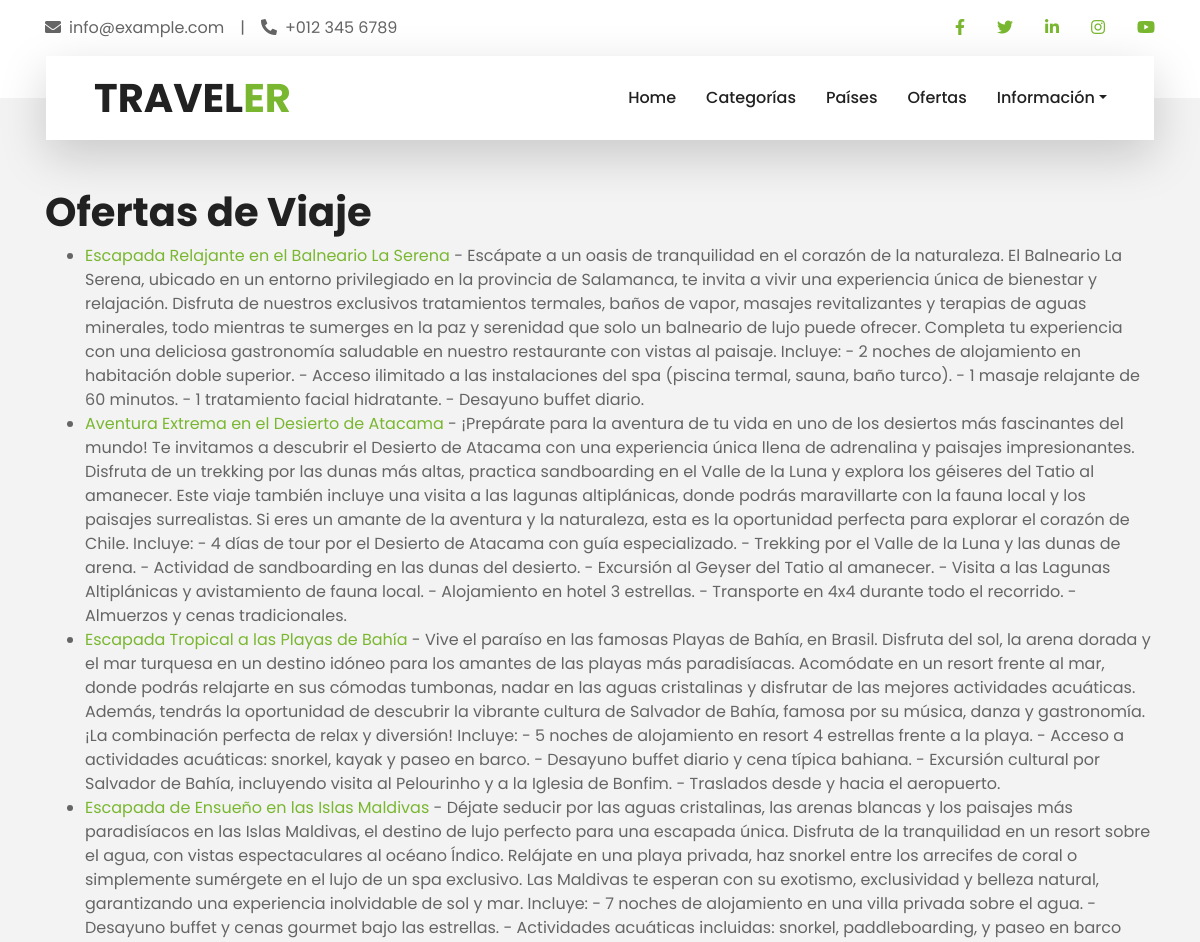
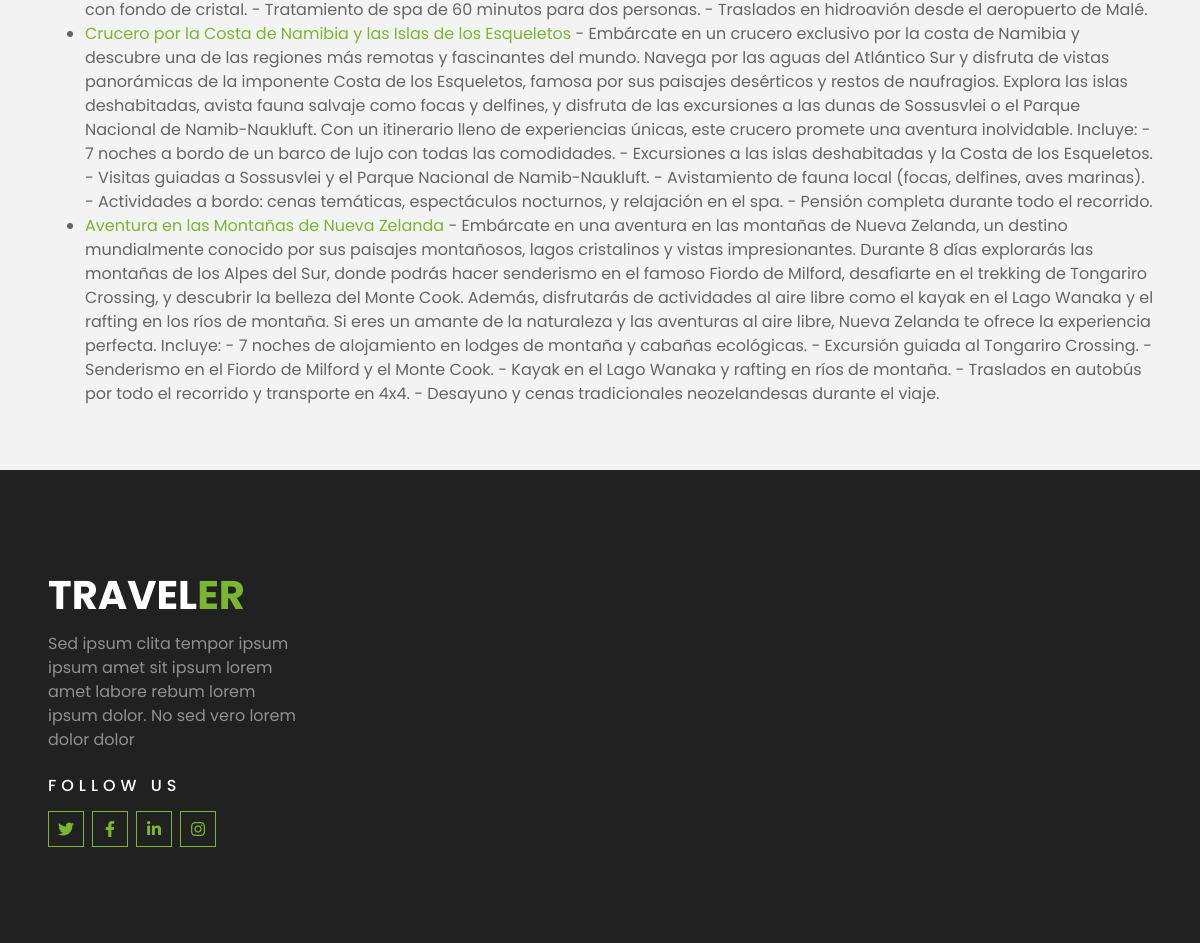
Screenshot of /ofertas/ with the database file from the repository (2 pictures, top to bottom).
### travelOffersApp/models.py (models this page shows, shortened)
class Oferta(models.Model):
    id_oferta = models.AutoField(primary_key=True)
    nombre = models.CharField(max_length=200)
    descripcion = models.TextField()
    precio = models.DecimalField(max_digits=10, decimal_places=2)
    fecha_inicio = models.DateField()
    fecha_fin = models.DateField()
    pais = models.ForeignKey(Pais, on_delete=models.CASCADE, related_name='ofertas')
    categorias = models.ManyToManyField(Categoria, related_name='ofertas')
    disponible = models.BooleanField(default=True)

### travelOffersApp/views.py (the view)
# urls.py: path('ofertas/', views.ofertas, name='ofertas'),
def ofertas(request):
    ofertas = Oferta.objects.all()
    return render(request, 'ofertas.html', {'ofertas': ofertas})

### travelOffersApp/templates/ofertas.html (shortened to what this page needs)
{% extends "base.html" %}
{% block content %}
    <h1>Ofertas de Viaje</h1>
    <ul>
        {% for oferta in ofertas %}
            <li>
                <a href="{% url 'oferta' oferta.id_oferta %}">{{ oferta.nombre }}</a>
                - {{ oferta.descripcion }}
            </li>
        {% endfor %}
    </ul>
{% endblock %}

### rows the page displays
Oferta: nombre "Escapada Relajante en el Balneario La Serena", descripcion "Escápate a un oasis de tranquilidad en el corazón de la naturaleza. El Balneario La Serena, ubicado en un entorno privilegiado en la provincia de Salamanca, te invita a vivir una experiencia única de bienestar y relajación. Disfruta de nuestros exclusivos tratamientos termales, baños de vapor, masajes revitalizantes y terapias de aguas minerales, todo mientras te sumerges en la paz y serenidad que solo un balneario de lujo puede ofrecer. Completa tu experiencia con una deliciosa gastronomía saludable en nuestro restaurante con vistas al paisaje. Incluye: - 2 noches de alojamiento en habitación doble superior. - Acceso ilimitado a las instalaciones del spa (piscina termal, sauna, baño…"
Oferta: nombre "Aventura Extrema en el Desierto de Atacama", descripcion "¡Prepárate para la aventura de tu vida en uno de los desiertos más fascinantes del mundo! Te invitamos a descubrir el Desierto de Atacama con una experiencia única llena de adrenalina y paisajes impresionantes. Disfruta de un trekking por las dunas más altas, practica sandboarding en el Valle de la Luna y explora los géiseres del Tatio al amanecer. Este viaje también incluye una visita a las lagunas altiplánicas, donde podrás maravillarte con la fauna local y los paisajes surrealistas. Si eres un amante de la aventura y la naturaleza, esta es la oportunidad perfecta para explorar el corazón de Chile. Incluye: - 4 días de tour por el Desierto de Atacama con guía especializado. - Trekking por…"
Oferta: nombre "Escapada Tropical a las Playas de Bahía", descripcion "Vive el paraíso en las famosas Playas de Bahía, en Brasil. Disfruta del sol, la arena dorada y el mar turquesa en un destino idóneo para los amantes de las playas más paradisíacas. Acomódate en un resort frente al mar, donde podrás relajarte en sus cómodas tumbonas, nadar en las aguas cristalinas y disfrutar de las mejores actividades acuáticas. Además, tendrás la oportunidad de descubrir la vibrante cultura de Salvador de Bahía, famosa por su música, danza y gastronomía. ¡La combinación perfecta de relax y diversión! Incluye: - 5 noches de alojamiento en resort 4 estrellas frente a la playa. - Acceso a actividades acuáticas: snorkel, kayak y paseo en barco. - Desayuno buffet diario y cena…"
Oferta: nombre "Escapada de Ensueño en las Islas Maldivas", descripcion "Déjate seducir por las aguas cristalinas, las arenas blancas y los paisajes más paradisíacos en las Islas Maldivas, el destino de lujo perfecto para una escapada única. Disfruta de la tranquilidad en un resort sobre el agua, con vistas espectaculares al océano Índico. Relájate en una playa privada, haz snorkel entre los arrecifes de coral o simplemente sumérgete en el lujo de un spa exclusivo. Las Maldivas te esperan con su exotismo, exclusividad y belleza natural, garantizando una experiencia inolvidable de sol y mar. Incluye: - 7 noches de alojamiento en una villa privada sobre el agua. - Desayuno buffet y cenas gourmet bajo las estrellas. - Actividades acuáticas incluidas: snorkel,…"
Oferta: nombre "Crucero por la Costa de Namibia y las Islas de los Esqueletos", descripcion "Embárcate en un crucero exclusivo por la costa de Namibia y descubre una de las regiones más remotas y fascinantes del mundo. Navega por las aguas del Atlántico Sur y disfruta de vistas panorámicas de la imponente Costa de los Esqueletos, famosa por sus paisajes desérticos y restos de naufragios. Explora las islas deshabitadas, avista fauna salvaje como focas y delfines, y disfruta de las excursiones a las dunas de Sossusvlei o el Parque Nacional de Namib-Naukluft. Con un itinerario lleno de experiencias únicas, este crucero promete una aventura inolvidable. Incluye: - 7 noches a bordo de un barco de lujo con todas las comodidades. - Excursiones a las islas deshabitadas y la Costa de los…"
Oferta: nombre "Aventura en las Montañas de Nueva Zelanda", descripcion "Embárcate en una aventura en las montañas de Nueva Zelanda, un destino mundialmente conocido por sus paisajes montañosos, lagos cristalinos y vistas impresionantes. Durante 8 días explorarás las montañas de los Alpes del Sur, donde podrás hacer senderismo en el famoso Fiordo de Milford, desafiarte en el trekking de Tongariro Crossing, y descubrir la belleza del Monte Cook. Además, disfrutarás de actividades al aire libre como el kayak en el Lago Wanaka y el rafting en los ríos de montaña. Si eres un amante de la naturaleza y las aventuras al aire libre, Nueva Zelanda te ofrece la experiencia perfecta. Incluye: - 7 noches de alojamiento en lodges de montaña y cabañas ecológicas. - Excursión…"
